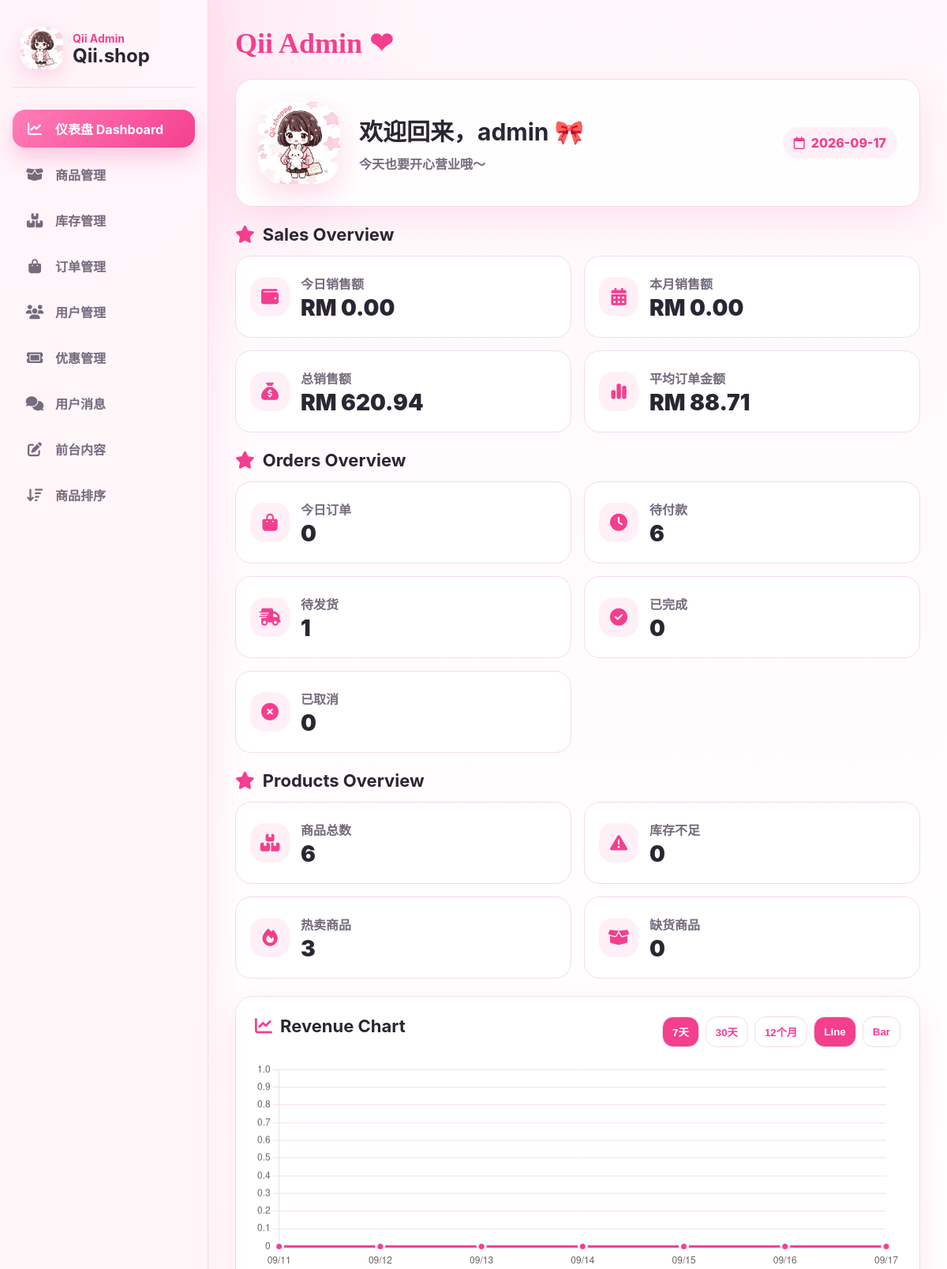
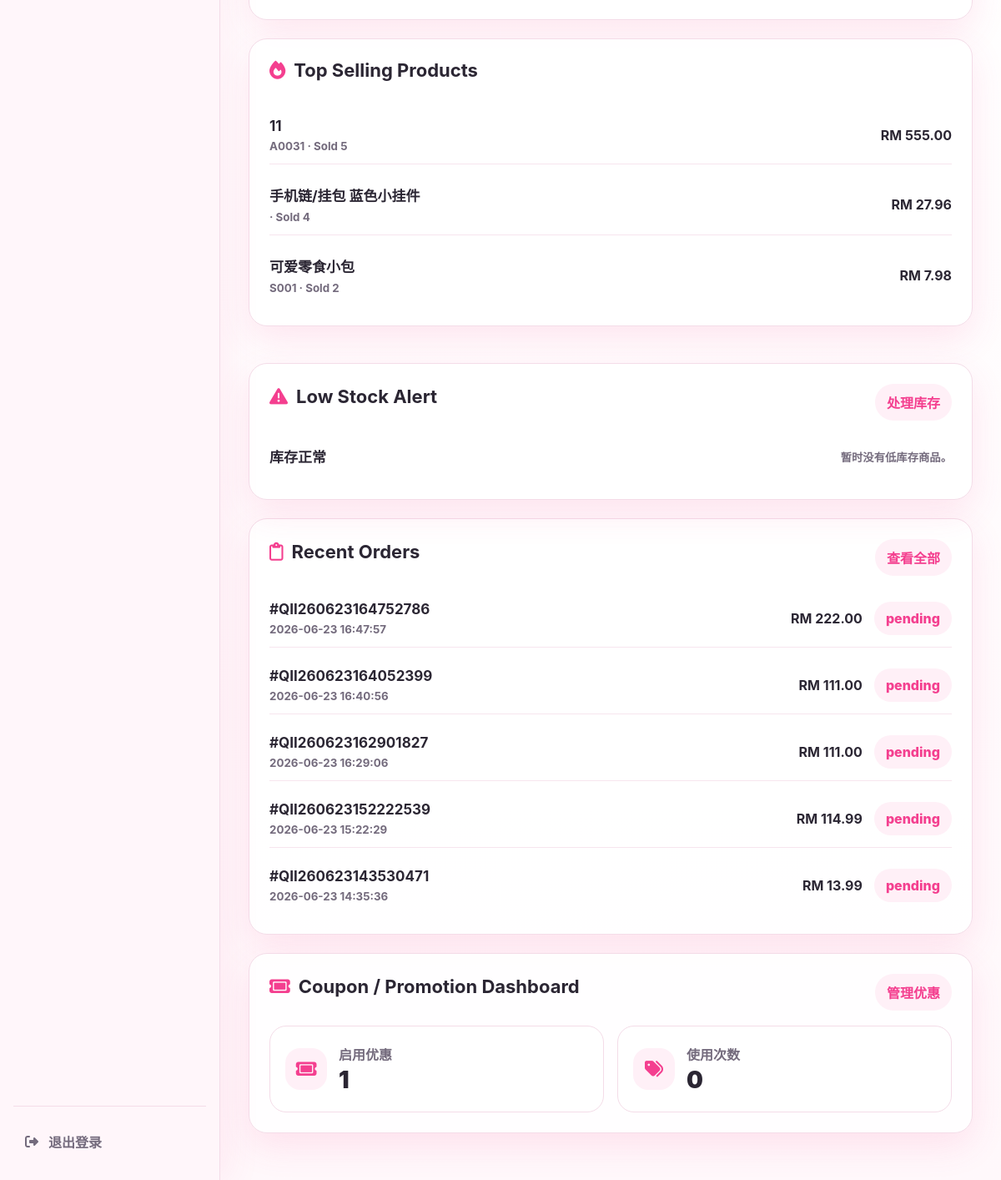
Page /a9sd8f7sd9f_admin/dashboard.php (signed in) on the committed database (2 pictures, top to bottom).
### tables this page shows
CREATE TABLE IF NOT EXISTS orders (
  id INT AUTO_INCREMENT PRIMARY KEY,
  customer_id INT NULL,
  order_number VARCHAR(80) NOT NULL UNIQUE,
  receipt_token VARCHAR(128) NULL,
  total DECIMAL(10,2) NOT NULL DEFAULT 0.00,
  shipping DECIMAL(10,2) NOT NULL DEFAULT 0.00,
  discount DECIMAL(10,2) NOT NULL DEFAULT 0.00,
  coupon_code VARCHAR(80) NULL,
  grand_total DECIMAL(10,2) NOT NULL DEFAULT 0.00,
  region VARCHAR(20) NULL,
  order_status VARCHAR(80) NOT NULL DEFAULT 'draft',
  addr_name VARCHAR(160) NULL,
  addr_phone VARCHAR(80) NULL,
  addr_address TEXT NULL,
  addr_postcode VARCHAR(20) NULL,
  addr_state VARCHAR(80) NULL,
  order_note TEXT NULL,
  created_at DATETIME NOT NULL DEFAULT CURRENT_TIMESTAMP,
  updated_at DATETIME NULL DEFAULT NULL ON UPDATE CURRENT_TIMESTAMP,
  KEY idx_orders_created (created_at),
  KEY idx_orders_status (order_status),
  KEY idx_orders_customer (customer_id)
);

### a9sd8f7sd9f_admin/dashboard.php (the view, shortened to what this page needs)
<?php
require_once __DIR__ . '/config.php';
function money_value($value): string {
    return 'RM ' . number_format((float)$value, 2);
}
function qii_text($text) {
    $text = (string)$text;
    return $text;
}
function scalar(PDO $pdo, string $sql, array $params = []) {
    $stmt = $pdo->prepare($sql);
    $stmt->execute($params);
    return $stmt->fetchColumn();
}
$todaySales = (float)scalar($pdo, "SELECT COALESCE(SUM(grand_total),0) FROM orders WHERE DATE(created_at)=CURDATE()");
$monthSales = (float)scalar($pdo, "SELECT COALESCE(SUM(grand_total),0) FROM orders WHERE YEAR(created_at)=YEAR(CURDATE()) AND MONTH(created_at)=MONTH(CURDATE())");
$totalSales = (float)scalar($pdo, "SELECT COALESCE(SUM(grand_total),0) FROM orders");
$avgOrder = (float)scalar($pdo, "SELECT COALESCE(AVG(grand_total),0) FROM orders WHERE order_status <> 'draft'");
$todayOrders = (int)scalar($pdo, "SELECT COUNT(*) FROM orders WHERE DATE(created_at)=CURDATE()");
$awaitingPayment = (int)scalar($pdo, "SELECT COUNT(*) FROM orders WHERE order_status IN ('pending','awaiting_payment')");
$toShip = (int)scalar($pdo, "SELECT COUNT(*) FROM orders WHERE order_status IN ('paid','free_shipping_ready')");
$completed = (int)scalar($pdo, "SELECT COUNT(*) FROM orders WHERE order_status='completed'");
$cancelled = (int)scalar($pdo, "SELECT COUNT(*) FROM orders WHERE order_status='cancelled'");
$productTotal = (int)scalar($pdo, "SELECT COUNT(*) FROM products");
$lowStockCount = (int)scalar($pdo, "SELECT COUNT(*) FROM products WHERE stock <= warning_level AND stock > 0");
$outOfStock = (int)scalar($pdo, "SELECT COUNT(*) FROM products WHERE stock <= 0");
$activeCoupons = (int)scalar($pdo, "SELECT COUNT(*) FROM coupons WHERE status='active'");
$usedCoupons = (int)scalar($pdo, "SELECT COALESCE(SUM(used_count),0) FROM coupons");
$topProducts = $pdo->query("
    SELECT oi.product_name, oi.sku, SUM(oi.quantity) AS sold, SUM(oi.quantity * oi.price) AS revenue
    FROM order_items oi
    GROUP BY oi.product_name, oi.sku
    ORDER BY sold DESC
    LIMIT 5
")->fetchAll(PDO::FETCH_ASSOC);
$hotProductCount = count($topProducts);
$lowProducts = $pdo->query("
    SELECT sku, name, stock, warning_level
    FROM products
    WHERE stock <= warning_level
    ORDER BY stock ASC, id DESC
    LIMIT 6
")->fetchAll(PDO::FETCH_ASSOC);
$recentOrders = $pdo->query("
    SELECT order_number, grand_total, total, order_status, created_at
    FROM orders
    ORDER BY created_at DESC
    LIMIT 5
")->fetchAll(PDO::FETCH_ASSOC);
function daily_chart(PDO $pdo, int $days): array {
    $stmt = $pdo->prepare("
        SELECT DATE(created_at) AS date, COALESCE(SUM(grand_total),0) AS total
        FROM orders
        WHERE created_at >= DATE_SUB(CURDATE(), INTERVAL ? DAY)
        GROUP BY DATE(created_at)
        ORDER BY DATE(created_at)
    ");
    $stmt->execute([$days - 1]);
    $rows = $stmt->fetchAll(PDO::FETCH_KEY_PAIR);
    $labels = [];
    $values = [];
    for ($i = $days - 1; $i >= 0; $i--) {
        $date = date('Y-m-d', strtotime("-$i day"));
        $labels[] = date('m/d', strtotime($date));
        $values[] = (float)($rows[$date] ?? 0);
    }
    return ['labels' => $labels, 'values' => $values];
}
function monthly_chart(PDO $pdo): array {
    $stmt = $pdo->query("
        SELECT DATE_FORMAT(created_at, '%Y-%m') AS month, COALESCE(SUM(grand_total),0) AS total
        FROM orders
        WHERE created_at >= DATE_SUB(CURDATE(), INTERVAL 11 MONTH)
        GROUP BY DATE_FORMAT(created_at, '%Y-%m')
        ORDER BY month
    ");
    $rows = $stmt->fetchAll(PDO::FETCH_KEY_PAIR);
    $labels = [];
    $values = [];
    for ($i = 11; $i >= 0; $i--) {
        $month = date('Y-m', strtotime("-$i month"));
        $labels[] = date('M', strtotime($month . '-01'));
        $values[] = (float)($rows[$month] ?? 0);
    }
    return ['labels' => $labels, 'values' => $values];
}
$chartData = [
    '7d' => daily_chart($pdo, 7),
    '30d' => daily_chart($pdo, 30),
    '12m' => monthly_chart($pdo),
];
$overview = [
    ['group' => 'Sales', 'icon' => 'fa-wallet', 'label' => '今日销售额', 'value' => money_value($todaySales)],
    ['group' => 'Sales', 'icon' => 'fa-calendar-days', 'label' => '本月销售额', 'value' => money_value($monthSales)],
    ['group' => 'Sales', 'icon' => 'fa-sack-dollar', 'label' => '总销售额', 'value' => money_value($totalSales)],
    ['group' => 'Sales', 'icon' => 'fa-chart-simple', 'label' => '平均订单金额', 'value' => money_value($avgOrder)],
    ['group' => 'Orders', 'icon' => 'fa-bag-shopping', 'label' => '今日订单', 'value' => $todayOrders],
    ['group' => 'Orders', 'icon' => 'fa-clock', 'label' => '待付款', 'value' => $awaitingPayment],
    ['group' => 'Orders', 'icon' => 'fa-truck-fast', 'label' => '待发货', 'value' => $toShip],
    ['group' => 'Orders', 'icon' => 'fa-circle-check', 'label' => '已完成', 'value' => $completed],
    ['group' => 'Orders', 'icon' => 'fa-circle-xmark', 'label' => '已取消', 'value' => $cancelled],
    ['group' => 'Products', 'icon' => 'fa-boxes-stacked', 'label' => '商品总数', 'value' => $productTotal],
    ['group' => 'Products', 'icon' => 'fa-triangle-exclamation', 'label' => '库存不足', 'value' => $lowStockCount],
    ['group' => 'Products', 'icon' => 'fa-fire', 'label' => '热卖商品', 'value' => $hotProductCount],
    ['group' => 'Products', 'icon' => 'fa-box-open', 'label' => '缺货商品', 'value' => $outOfStock],
];
?>
<!DOCTYPE html>
<html lang="zh-CN">
<head>
  <link rel="stylesheet" href="https://cdnjs.cloudflare.com/ajax/libs/font-awesome/6.5.0/css/all.min.css">
</head>
<body>
<?php include 'includes/admin_header.php'; ?>
<main class="main">
  <div class="topbar">
    <h1 class="admin-logo-text">Qii Admin ❤</h1>
  </div>
  <section class="welcome-card page-card">
    <img src="../images/products/qii.jpg" alt="Qii.shop Logo" class="welcome-logo">
    <div class="welcome-copy">
      <h1>欢迎回来，admin 🎀</h1>
      <p>今天也要开心营业哦～</p>
    </div>
    <span class="date-pill"><i class="fa-regular fa-calendar"></i><?= date('Y-m-d') ?></span>
  </section>
  <?php foreach (['Sales', 'Orders', 'Products'] as $group): ?>
    <section class="overview-group">
      <h2><i class="fa-solid fa-star soft-icon"></i><?= $group ?> Overview</h2>
      <div class="metrics-grid">
        <?php foreach ($overview as $item): ?>
          <?php if ($item['group'] !== $group) continue; ?>
          <div class="metric-card">
            <span class="metric-icon"><i class="fa-solid <?= htmlspecialchars($item['icon']) ?>"></i></span>
            <div><p class="metric-label"><?= htmlspecialchars($item['label']) ?></p><p class="metric-value"><?= htmlspecialchars((string)$item['value']) ?></p></div>
          </div>
        <?php endforeach; ?>
      </div>
    </section>
  <?php endforeach; ?>
  <section class="section-card page-card">
    <div class="section-head">
      <h2><i class="fa-solid fa-chart-line soft-icon"></i> Revenue Chart</h2>
      <div class="chart-actions">
        <button type="button" class="range-btn active" data-range="7d">7天</button>
        <button type="button" class="range-btn" data-range="30d">30天</button>
        <button type="button" class="range-btn" data-range="12m">12个月</button>
        <button type="button" class="type-btn active" data-type="line">Line</button>
        <button type="button" class="type-btn" data-type="bar">Bar</button>
      </div>
    </div>
    <canvas id="salesChart" height="96"></canvas>
  </section>
  <section class="two-column">
    <div class="section-card page-card">
      <div class="section-head"><h2><i class="fa-solid fa-fire soft-icon"></i> Top Selling Products</h2></div>
      <div class="rows-list">
        <?php foreach ($topProducts as $p): ?>
          <div class="data-row">
            <div><strong><?= htmlspecialchars(qii_text($p['product_name'] ?? '')) ?></strong><small><?= htmlspecialchars($p['sku'] ?? '-') ?> · Sold <?= (int)$p['sold'] ?></small></div>
            <b><?= money_value($p['revenue'] ?? 0) ?></b>
          </div>
        <?php endforeach; ?>
      </div>
    </div>
    <div class="section-card page-card">
      <div class="section-head"><h2><i class="fa-solid fa-triangle-exclamation soft-icon"></i> Low Stock Alert</h2><a href="inventory.php?cat=lowstock" class="status-pill">处理库存</a></div>
      <div class="rows-list">
        <?php if (!$lowProducts): ?><div class="data-row"><strong>库存正常</strong><small>暂时没有低库存商品。</small></div><?php endif; ?>
      </div>
    </div>
  </section>
  <section class="section-card page-card">
    <div class="section-head"><h2><i class="fa-regular fa-clipboard soft-icon"></i> Recent Orders</h2><a class="status-pill" href="order.php">查看全部</a></div>
    <div class="rows-list">
      <?php foreach ($recentOrders as $order): ?>
        <div class="order-row">
          <div><strong>#<?= htmlspecialchars($order['order_number'] ?? '') ?></strong><small><?= htmlspecialchars($order['created_at'] ?? '') ?></small></div>
          <b><?= money_value($order['grand_total'] ?: $order['total']) ?></b>
          <span class="status-pill"><?= htmlspecialchars($order['order_status'] ?? 'pending') ?></span>
        </div>
      <?php endforeach; ?>
    </div>
  </section>
  <section class="two-column">
    <div class="section-card page-card">
      <div class="section-head"><h2><i class="fa-solid fa-ticket soft-icon"></i> Coupon / Promotion Dashboard</h2><a href="discount_center.php" class="status-pill">管理优惠</a></div>
      <div class="metrics-grid">
        <div class="mini-card"><span class="metric-icon"><i class="fa-solid fa-ticket"></i></span><div><p class="metric-label">启用优惠</p><p class="metric-value"><?= $activeCoupons ?></p></div></div>
        <div class="mini-card"><span class="metric-icon"><i class="fa-solid fa-tags"></i></span><div><p class="metric-label">使用次数</p><p class="metric-value"><?= $usedCoupons ?></p></div></div>
      </div>
    </div>
  </section>
</main>
<script>
const chartData = <?= json_encode($chartData, JSON_UNESCAPED_UNICODE) ?>;
let currentRange = '7d';
let currentType = 'line';
const ctx = document.getElementById('salesChart').getContext('2d');
const gradient = ctx.createLinearGradient(0, 0, 0, 260);
gradient.addColorStop(0, 'rgba(244, 63, 143, 0.28)');
gradient.addColorStop(1, 'rgba(244, 63, 143, 0.02)');
let salesChart = buildChart();
function buildChart() {
  return new Chart(ctx, {
    type: currentType,
    data: {
      labels: chartData[currentRange].labels,
      datasets: [{
        data: chartData[currentRange].values,
        borderColor: '#f43f8f',
        backgroundColor: currentType === 'line' ? gradient : 'rgba(244, 63, 143, 0.58)',
        fill: currentType === 'line',
        tension: 0.38,
        borderRadius: 12,
        pointRadius: currentType === 'line' ? 5 : 0,
        pointBackgroundColor: '#f43f8f',
        pointBorderColor: '#fff',
        pointBorderWidth: 3
      }]
    },
    options: {
      responsive: true,
      plugins: { legend: { display: false } },
      scales: {
        x: { grid: { display: false } },
        y: { beginAtZero: true, grid: { color: '#f7dce9' } }
      }
    }
  });
}
function refreshChart() {
  salesChart.destroy();
  salesChart = buildChart();
}
document.querySelectorAll('.range-btn').forEach(btn => {
  btn.addEventListener('click', () => {
    currentRange = btn.dataset.range;
    document.querySelectorAll('.range-btn').forEach(b => b.classList.remove('active'));
    btn.classList.add('active');
    refreshChart();
  });
});
document.querySelectorAll('.type-btn').forEach(btn => {
  btn.addEventListener('click', () => {
    currentType = btn.dataset.type;
    document.querySelectorAll('.type-btn').forEach(b => b.classList.remove('active'));
    btn.classList.add('active');
    refreshChart();
  });
});
</script>
</body>
</html>

### rows in the picture
orders: order_number "QII260623164752786", created_at "2026-06-23 16:47:57", grand_total "RM 222.00", order_status "pending"
orders: order_number "QII260623164052399", created_at "2026-06-23 16:40:56", grand_total "RM 111.00", order_status "pending"
orders: order_number "QII260623162901827", created_at "2026-06-23 16:29:06", grand_total "RM 111.00", order_status "pending"
orders: order_number "QII260623152222539", created_at "2026-06-23 15:22:29", grand_total "RM 114.99", order_status "pending"
orders: order_number "QII260623143530471", created_at "2026-06-23 14:35:36", grand_total "RM 13.99", order_status "pending"

### other values in the picture
$item['label'] "仪表盘 Dashboard"
$item['label'] "商品管理"
$item['label'] "库存管理"
$item['label'] "订单管理"
$item['label'] "用户管理"
$item['label'] "优惠管理"
$item['label'] "用户消息"
$group "Sales"
$item['label'] "今日销售额"
$item['value'] "RM 0.00"
$item['label'] "本月销售额"
$item['label'] "总销售额"
$item['value'] "RM 620.94"
$item['label'] "平均订单金额"
$item['value'] "RM 88.71"
